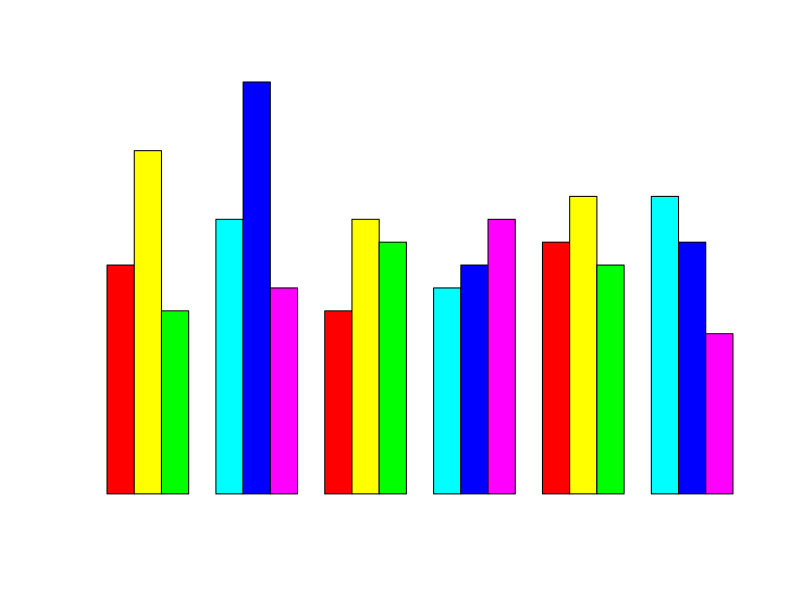

Write R code to recreate this figure. (Note: this script raises an error after producing the figure.)
products <- c("phone", "Laptop", "Earbuds")
seasons <- c("spring", "summer", "monsoon", "autumn", "pre-winter", "winter")

sales_data <- matrix(c(
  100, 120, 80, 90, 110, 130,
  150, 180, 120, 100, 130, 110,
  80, 90, 110, 120, 100, 70
), nrow = length(products), ncol = length(seasons), byrow = TRUE)

barplot(sales_data, beside = TRUE, col = rainbow(length(seasons)), names.arg = products, main = "Product Sales in Seasons")
legend("topright", legend = seasons, fill = rainbow(length(seasons)))

